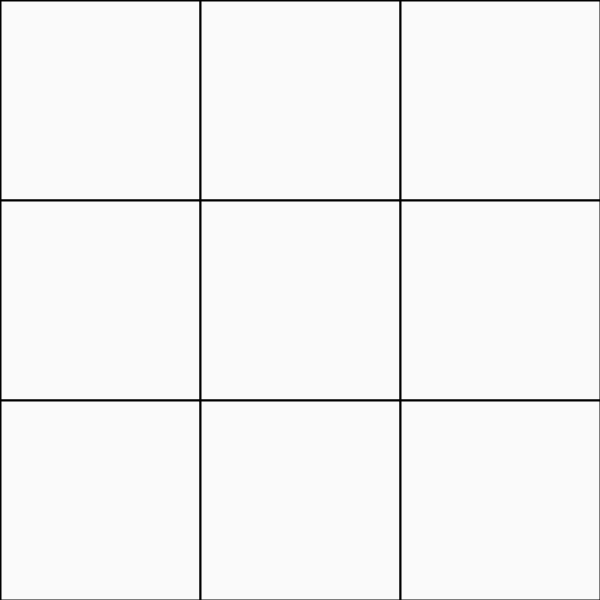
Frame 1 (no input)
Frame 60 (the mouse pressed at the canvas centre just before this capture): identical to frame 1, image omitted
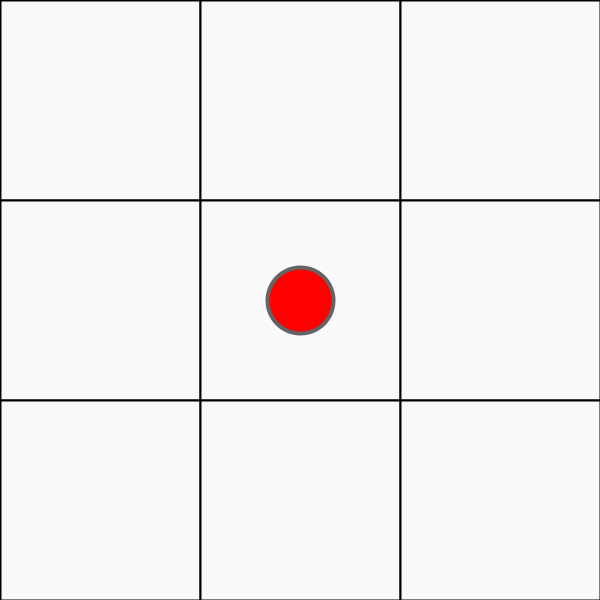
Frame 120 (the mouse held since frame 60 and released just before this capture)

The Processing sketch that drew these frames (run headless with seeded random() and noise(); from frame 60 on, the mouse is pressed at the canvas centre):

// Processing sketch: juegoTaTeTiCompleto
// ── juegoTaTeTiCompleto.pde
int cant = 3; // cantidad de columnas y filas
int tam; // ancho de la casilla
int cuenta; // esto será para contar quién de los jugadores tiene el turno

boolean [][] juga1 = new boolean[cant][cant]; // cada arreglo representa un jugador
boolean [][] juga2 = new boolean[cant][cant];

void setup() {
  size(600, 600);
  reset(); // una función con los valores de inicio, para que se pueda volver a comenzar
  tam = width/cant;
}
void draw() {
  background(255);
  println(cuenta);
  tablero(cant, width/cant, false, color (0, 0, 255)); // dibujamos el tablero
  // al tratarse de una grilla, todo lo controlamos/gestionamos con un for anidado
  for (int i=0; i<cant; i++) {
    for (int j=0; j<cant; j++) {
      if (juga1[i][j]) { // si es true j
        circulo(i*tam+tam/2, j*tam+tam/2, tam/3);
      }
      if (juga2[i][j]) {
        cruz(i*tam, j*tam, tam, tam);
      }

      /// condiciones para ganar

      if (juga1[0][0] && juga1[1][0] && juga1[2][0] || // fila superior
        juga1[0][1] && juga1[1][1] && juga1[2][1] || // medio
        juga1[0][2] && juga1[1][2] && juga1[2][2]|| // fila inferior
        //// completar filas verticales (columnas)
        juga1[0][2] && juga1[1][1] && juga1[2][0] || // diag ascendente
        juga1[0][0] && juga1[1][1] && juga1[2][2]) { // diag descendente

        aviso("GANA JUGADOR 1", width/2, height/2);
      }
      if (juga2[i][0] && juga2[i][1] && juga2[i][2] ||
        juga2[0][j] && juga2[1][j] && juga2[2][j] ||
        juga2[0][0] && juga2[1][1] && juga2[2][2] || // diag descendente
        juga2[0][2] && juga2[1][1] && juga2[2][0]) { // diag ascendente

        aviso("GANA JUGADOR 2", width/2, height/2);
      }
    }
  }
}
void aviso (String gana, int x, int y) { // habría que agregar parámetros para el texto
  textSize(25);
  textAlign(CENTER, CENTER);

  float ancho = textWidth(gana);
  fill(200);
  rect(x-ancho/2, y-15, ancho, 30);
  fill(255, 0, 0);
  text(gana, x, y);
}
void mousePressed() { // según presionamos en una casilla dibuja un jugador ú otro
  for (int i=0; i<cant; i++) {
    for (int j=0; j<cant; j++) {
      if (sobreCasilla(i*tam, j*tam, tam, tam) && juga1[i][j]==false && !juga2[i][j]) {
        if (cuenta%2==0) {
          juga1[i][j] = true;
        } else {
          juga2[i][j] = true;
        }
        cuenta++;
      }
    }
  }
}
boolean sobreCasilla(int x, int y, int ancho, int alto) {
  return mouseX>x&&mouseX<x+ancho && mouseY>y && mouseY<y+alto;
}

void circulo(int x, int y, int tam) { // Jugador 1
  fill(255, 0, 0);
  borde(4, color(100));

  ellipse(x, y, tam, tam);
}
void cruz(int x, int y, int ancho, int alto) { // Jugador 2
  borde(5, color(0, 0, 255)); // aplico función para grosor y color del borde
  //strokeWeight(5);
  //stroke(0, 0, 255);
  line(x, y, x+ancho, y+alto);
  line(x, y+alto, x+ancho, y);
}
void borde(int grosor, color filete ) {
  strokeWeight(grosor);
  stroke(filete);
}

void reset() {
  cuenta = 0;
  for (int i=0; i<cant; i++) {
    for (int j=0; j<cant; j++) {
      juga1[i][j] = false;
      juga2[i][j] = false;
    }
  }
}
void keyPressed() {
  reset();
}
void tablero(int cant, int tam, boolean alternado, color relleno) { // tablero multifunción
  for (int i=0; i<cant; i++) {
    for (int j=0; j<cant; j++) {

      if ((i+j)%2==0 && alternado) {
        fill(relleno);
      } else {
        fill(250);
      }
      borde(2, color(0));

      rect(i*tam, j*tam, tam, tam);
    }
  }
}

// ── ordenTrabajo.pde
/*
tablero 
jugadores
reglas del juego


(tablero)
Creamos una función tablero flexible que pueda adaptarse a cualquier número de columna/filas y 
que permita alternancia de color en caso de necesitarse.

(Jugadores)
Se crean dos arreglos de tipo booleano para representar las posibles posiciones de cada jugador 
al ubicar su ficha en las casillas del tablero
Las fichas (o piezas) de los jugadores son diferentes figuras creadas cada una en funciones separadas.

(reglas de juego)
Los jugadores colocan fichas alternando turnos
Ninguna ficha puede ubicarse en una casilla ya ocupada por otra.
Deben completar una fila, columna o diagonal para ganar.



*/
